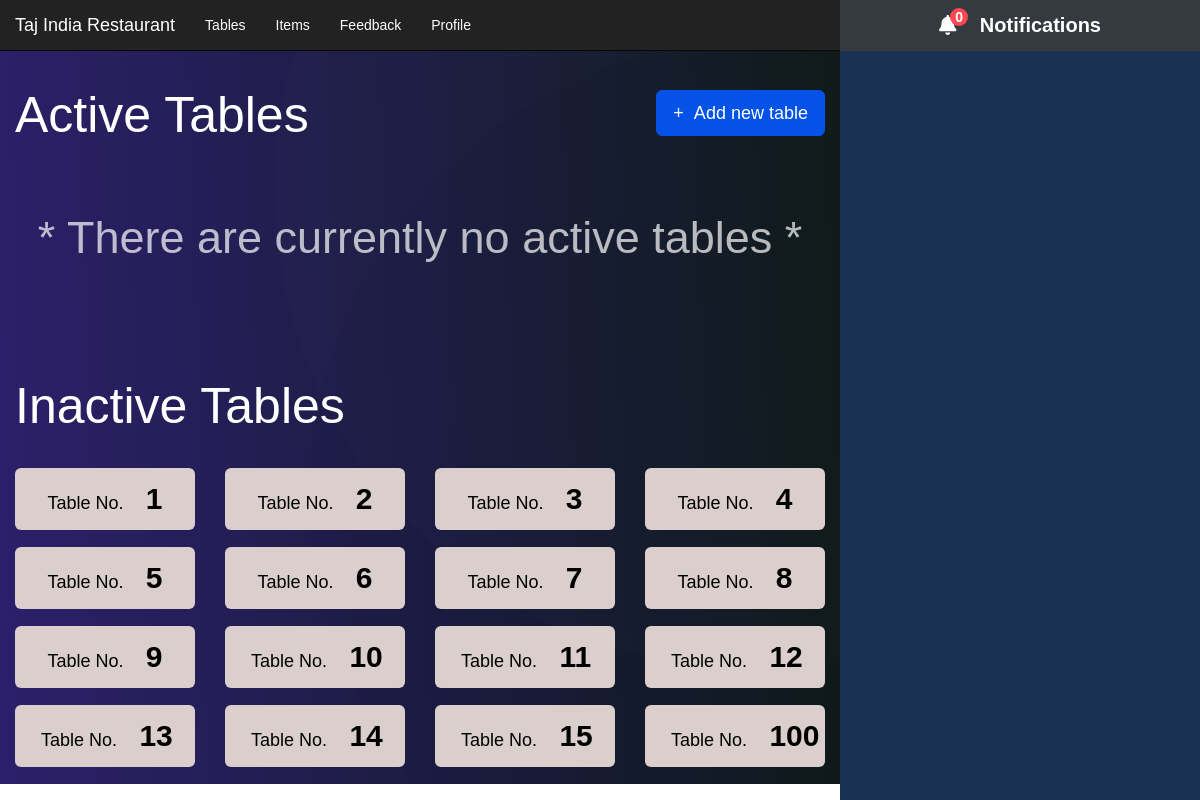
The app's page /tajindiaadmin/ (signed in) with its own data.
### items/models.py (models this page shows, shortened)
class Table(models.Model):
    tableNumber = models.IntegerField(unique = True, verbose_name=('Table Number'))
    availaible = models.BooleanField(default = True)
    unique_number = models.IntegerField(blank=True, null=True)

### accounts/views.py (the view)
# urls.py: path('', views.Index.as_view(), name="index"),
class Index(LoginRequiredMixin, ListView):
    model = Table
    template_name = 'accounts/index.html'

### templates/accounts/index.html (shortened to what this page needs)
<!DOCTYPE html>
<html lang="en">
{% load static %}
<head>
	<link rel="stylesheet" href="{% static 'css/order/Fonts/bootstrap.min.css' %}">
   <link rel="stylesheet" href="https://maxcdn.bootstrapcdn.com/bootstrap/3.4.1/css/bootstrap.min.css">
   <link rel="stylesheet" href="{% static 'css/accounts/admin.css' %}">
    <link rel="stylesheet" href="{% static 'css/accounts/admin.css' %}">
</head>
<body>
<div class="split left" data-spy="scroll" data-target=".navbar" data-offset="50">
<nav class="navbar navbar-inverse navbar-fixed-top">
  <div class="container-fluid">
    <div class="navbar-header">
      <a class="navbar-brand">Taj India Restaurant</a>
    </div>
    <div>
      <div class="collapse navbar-collapse" id="myNavbar">
        <ul class="nav navbar-nav">
          <li><a href="{% url 'accounts:index' %}">Tables</a></li>
          <li><a href="{% url 'accounts:items_list' %}" target="_blank">Items</a></li>
					<li><a href="{% url 'accounts:feedback_list' %}" target="_blank">Feedback</a></li>
					<li class="nav-item dropdown">
		        <a class="nav-link dropdown-toggle" href="#" id="navbarDropdownMenuLink" role="button" data-toggle="dropdown" aria-haspopup="true" aria-expanded="false">
		          Profile
		        </a>
		      </li>
        </ul>
      </div>
    </div>
  </div>
</nav>
<div id="tables" style="min-height: 750px" class="container-fluid">
<div class="row">
    <div class="col-sm-8">
        <div class="active-text">
            Active Tables
        </div>
    </div>
    <div class="col-sm-4">
                <a href="{% url 'accounts:create_table' %}" id="add-more" class="btn btn-lg">+ &nbsp;Add new table</a>
        </div>
</div>
    <div class="activetables">
           <div class="row">
               <div class="col-sm-12">
                   <div class="no-active-text">* There are currently no active tables *</div>
               </div>
           </div>
    </div>
    <div class="row">
    <div class="col-sm-12">
        <div class="inactive-text">
            Inactive Tables
        </div>
    </div>
        </div>
    <div class="inactivetables">
			<div class="row">
					<div class="col-sm-12">
					</div>
			</div>
        <div class="row rowInactive">
            {% for table in table_list %}
            {% if table.availaible %}
            <div class="col-sm-3" id="Table{{ table.tableNumber }}">
                <a href="{% url 'accounts:view_table' pk=table.tableNumber %}" target="_blank" class="btn btn-lg tableno">Table No. <span class="tablenos">&nbsp;{{ table.tableNumber }}</span></a>
            </div>
            {% endif %}
						{% endfor %}
        </div>
    </div>
</div>
</div>
<div id="right" class="split right">
   <header id="rightheader"><i class="fas fa-bell"></i><span id="counter">0</span> Notifications</header>
</div>
</body>
</html>

### static/css/accounts/admin.css (style rules this page uses)
* { padding: 0; margin: 0; }
body { font-family: Arial; overflow: hidden; }
.navbar-inverse .navbar-brand { color: #ffffff; }
.split { height: 100%; position: fixed; z-index: 1; top: 0; overflow-x: hidden; overflow-y: auto; }
.left { width: 70%; left: 0; background-color: #FFFFFF; color: #222; }
.right { width: 30%; right: 0; background-color: #183153; }
#add-more { display: block; margin-top: 90px; float: right; border: 1px solid #0552E7; background-color: #0552E7; color: #fff; }
.active-text { color: #fff; font-size: 50px; margin-top: 80px; margin-bottom: 25px; }
.inactive-text { color: #fff; font-size: 50px; margin-bottom: 25px; }
.tableno { background-color: #DBCFCD; margin-bottom: 17px; color: black; padding: 10px 25px; width: 100%; }
.tablenos { font-size: 30px; font-weight: bolder; margin-left: 9px; }
.no-active-text { color: #fff; font-size: 45px; text-align: center; margin-top: 30px; margin-bottom: 100px; opacity: 0.7; display: none; }
#tables { background-image: radial-gradient(circle at 90% 24%, rgba(209, 209, 209,0.04) 0%, rgba(209, 209, 209,0.04) 50%,rgba(160, 160, 160,0.04) 50%, rgba(160, 160, 160,0.04) 100%),radial-gradient(circle at 91% 63%, rgba(45, 45, 45,0.04) 0%, rgba(45, 45, 45,0.04) 50%,rgba(87, 87, 87,0.04) 50%, rgba(87, 87, 87,0.04) 100%),radial-gradient(circle at 17% 2%, rgba(124, 124, 124,0.04) 0%, rgba(124, 124, 124,0.04) 50%,rgba(117, 117, 117,0.04) 50%, rgba(117, 117, 117,0.04) 100%),linear-gradient(88deg, rgb(33, 20, 105),rgb(1, 15, 13)); }
.navbar-inverse .navbar-nav>li>a { color: #fff; }
#rightheader { color: #fff; top: 0; right: 0; width: 100%; padding: 11px; margin-top: 0px; background-color: #343A40; font-size: 20px; font-weight: bolder; text-align: center; }
#counter { user-select: none; position: relative; background: #FF4754; width: 50%; height: 50%; padding: 1px 5px; border-radius: 50%; align-items: center; justify-content: center; top: -1rem; right: 6.2px; font-size: 14px; z-index: 1; }

### records on screen
Table: tableNumber "1"
Table: tableNumber "2"
Table: tableNumber "3"
Table: tableNumber "4"
Table: tableNumber "5"
Table: tableNumber "6"
Table: tableNumber "7"
Table: tableNumber "8"
Table: tableNumber "9"
Table: tableNumber "10"
Table: tableNumber "11"
Table: tableNumber "12"
Table: tableNumber "13"
Table: tableNumber "14"
Table: tableNumber "15"
Table: tableNumber "100"
